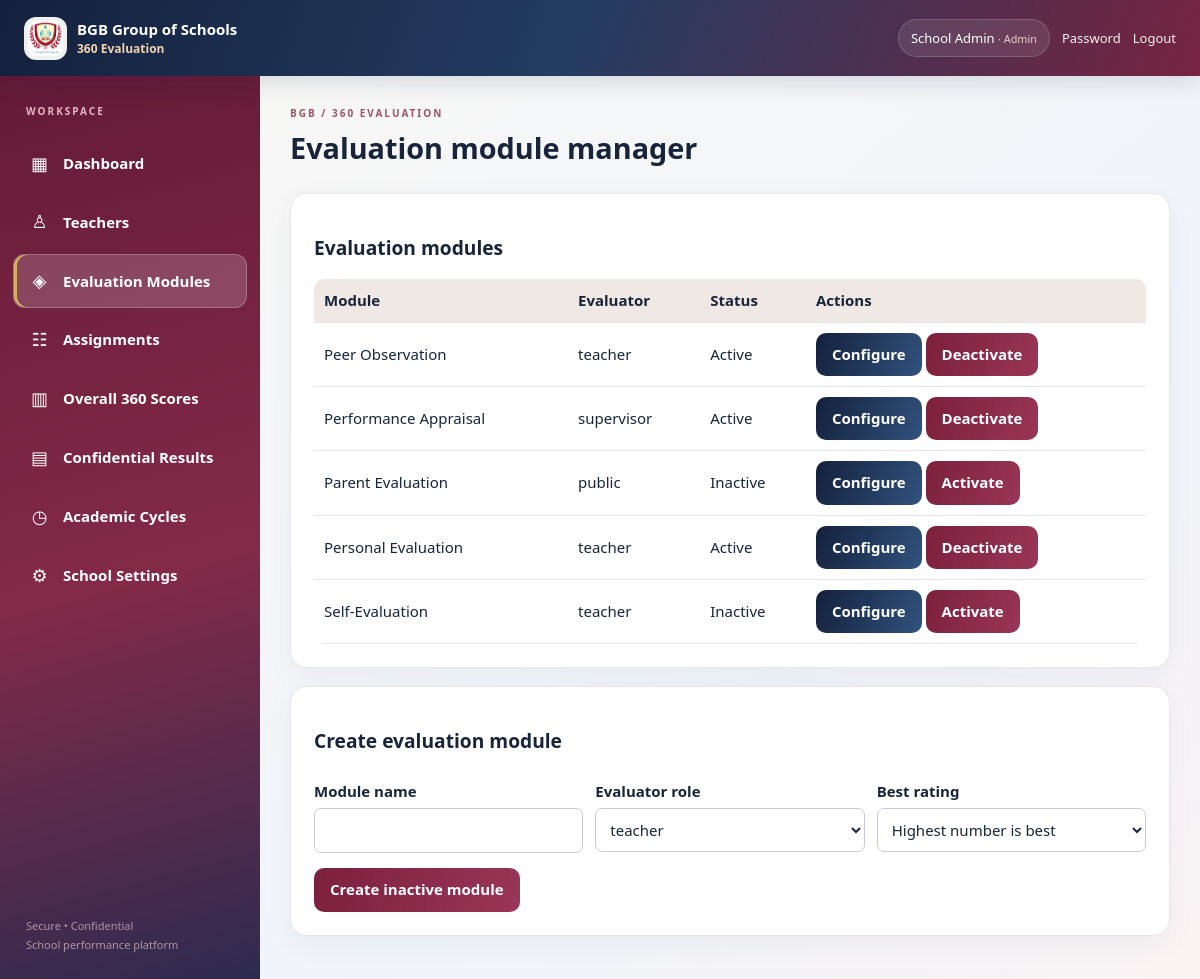
/admin/modules.php (signed in), run on the app's committed database.
### tables this page shows
CREATE TABLE `modules` (
  `id` int NOT NULL,
  `name` varchar(150) NOT NULL,
  `slug` varchar(150) NOT NULL,
  `description` text,
  `evaluator_role` enum('teacher','supervisor','management','admin','public') NOT NULL DEFAULT 'teacher',
  `rating_direction` enum('high','low') NOT NULL DEFAULT 'high',
  `is_active` tinyint DEFAULT '0',
  `created_at` timestamp NULL DEFAULT CURRENT_TIMESTAMP
);

### admin/modules.php (the view, shortened to what this page needs)
<?php require __DIR__.'/../includes/core.php';require_login(['admin']);$error='';if($_SERVER['REQUEST_METHOD']==='POST'){verify_csrf();try{$action=$_POST['action']??'';
 if($action==='new'){$name=trim($_POST['name']);$slug=strtolower(trim(preg_replace('/[^a-z0-9]+/','-',strtolower($name)),'-'));if(!$name||!$slug)throw new Exception('Enter a module name.');sql('INSERT INTO modules(name,slug,evaluator_role,rating_direction,is_active) VALUES (?,?,?,?,0)',[$name,$slug,$_POST['evaluator_role'],$_POST['rating_direction']]);$id=db()->lastInsertId();$labels=($_POST['rating_direction']==='low')?['Outstanding','Good','Satisfactory','Unsatisfactory']:['Poor','Unsatisfactory','Satisfactory','Very Satisfactory','Outstanding'];foreach($labels as $i=>$label)sql('INSERT INTO rating_options(module_id,rating,label) VALUES (?,?,?)',[$id,$i+1,$label]);}elseif($action==='toggle'){sql('UPDATE modules SET is_active=1-is_active WHERE id=?',[(int)$_POST['id']]);}elseif($action==='section'){sql('INSERT INTO template_sections(module_id,title,weight,sort_order) VALUES (?,?,?,?)',[(int)$_POST['module_id'],trim($_POST['title']),(float)$_POST['weight'],(int)$_POST['sort_order']]);}elseif($action==='criterion'){sql('INSERT INTO criteria(section_id,title,sort_order) VALUES (?,?,?)',[(int)$_POST['section_id'],trim($_POST['title']),(int)$_POST['sort_order']]);}elseif($action==='description'){sql('INSERT INTO rating_descriptions(criterion_id,rating,description) VALUES (?,?,?) ON DUPLICATE KEY UPDATE description=VALUES(description)',[(int)$_POST['criterion_id'],(int)$_POST['rating'],trim($_POST['description'])]);}audit('module_configuration',$action);flash('Module configuration saved.');go('admin/modules.php'.(isset($_POST['module_id'])?'?id='.(int)$_POST['module_id']:''));}catch(Throwable $e){$error=$e->getMessage();}}$modules=all('SELECT * FROM modules ORDER BY id');$id=(int)($_GET['id']??0);$module=$id?one('SELECT * FROM modules WHERE id=?',[$id]):null;$sections=$module?all('SELECT * FROM template_sections WHERE module_id=? ORDER BY sort_order,id',[$id]):[];$opts=$module?all('SELECT * FROM rating_options WHERE module_id=? ORDER BY rating',[$id]):[];ob_start();if($error)echo '<div class="alert error">'.h($error).'</div>';?><div class="card"><h2>Evaluation modules</h2><div class="tablewrap"><table><tr><th>Module</th><th>Evaluator</th><th>Status</th><th>Actions</th></tr><?php foreach($modules as $m){echo '<tr><td>'.h($m['name']).'</td><td>'.h($m['evaluator_role']).'</td><td>'.($m['is_active']?'Active':'Inactive').'</td><td><a class="btn alt" href="?id='.$m['id'].'">Configure</a> <form method="post" style="display:inline">'.token().'<input type="hidden" name="action" value="toggle"><input type="hidden" name="id" value="'.$m['id'].'"><button>'.($m['is_active']?'Deactivate':'Activate').'</button></form></td></tr>';}?></table></div></div><div class="card"><h2>Create evaluation module</h2><form method="post"><?=token()?><input type="hidden" name="action" value="new"><div class="formgrid"><div><label>Module name</label><input name="name" required></div><div><label>Evaluator role</label><select name="evaluator_role"><option>teacher</option><option>supervisor</option><option>management</option><option>admin</option><option>public</option></select></div><div><label>Best rating</label><select name="rating_direction"><option value="high">Highest number is best</option><option value="low">Lowest number is best</option></select></div></div><p><button>Create inactive module</button></p></form></div><?php if($module){?><div class="card"><h2>Configure: <?=h($module['name'])?></h2><p class="muted">Published forms should not be edited after submissions; create a new module for a new version. The app blocks destructive deletion by design.</p><?php if($module['slug']==='personal-evaluation'){?><form method="post" onsubmit="return confirm('Load the 30 Personal Evaluation indicators into this module? Existing indicators will be preserved.')"><?=token()?><input type="hidden" name="action" value="load_personal_template"><input type="hidden" name="module_id" value="<?=$id?>"><p><button type="submit">Load 30 Self-Evaluation Criteria from SQL</button></p></form><?php }?><h3>Add section</h3><form method="post"><?=token()?><input type="hidden" name="action" value="section"><input type="hidden" name="module_id" value="<?=$id?>"><div class="formgrid"><div><label>Section title</label><input name="title" required></div><div><label>Weight % (0 for unweighted)</label><input type="number" name="weight" step="0.01" value="0"></div><div><label>Order</label><input type="number" name="sort_order" value="0"></div></div><p><button>Add section</button></p></form><?php foreach($sections as $s){echo '<hr><h3>'.h($s['title']).' — '.h($s['weight']).'%</h3>'; $crit=all('SELECT * FROM criteria WHERE section_id=? ORDER BY sort_order,id',[$s['id']]);foreach($crit as $c){echo '<details><summary>'.h($c['title']).'</summary>';foreach($opts as $o){$d=one('SELECT description FROM rating_descriptions WHERE criterion_id=? AND rating=?',[$c['id'],$o['rating']]);echo '<form method="post">'.token().'<input type="hidden" name="action" value="description"><input type="hidden" name="module_id" value="'.$id.'"><input type="hidden" name="criterion_id" value="'.$c['id'].'"><input type="hidden" name="rating" value="'.$o['rating'].'"><label>'.h($o['rating'].' — '.$o['label']).'</label><textarea name="description" rows="2">'.h($d['description']??'').'</textarea><button>Save description</button></form>';}echo '</details>';}echo '<form method="post">'.token().'<input type="hidden" name="action" value="criterion"><input type="hidden" name="module_id" value="'.$id.'"><input type="hidden" name="section_id" value="'.$s['id'].'"><label>Add indicator</label><input name="title" required placeholder="Criterion / measurement variable"><label>Order</label><input type="number" name="sort_order" value="'.(count($crit)+1).'"><p><button>Add indicator</button></p></form>';}?></div><?php }layout('Evaluation module manager',ob_get_clean());

### includes/core.php (shortened to what this page needs)
<?php
function db(): PDO { static $db; if (!$db) { $db=new PDO('mysql:host='.DB_HOST.';dbname='.DB_NAME.';charset=utf8mb4',DB_USER,DB_PASS,[PDO::ATTR_ERRMODE=>PDO::ERRMODE_EXCEPTION,PDO::ATTR_DEFAULT_FETCH_MODE=>PDO::FETCH_ASSOC,PDO::ATTR_EMULATE_PREPARES=>false]); } return $db; }
function sql($q,$params=[]):PDOStatement { $s=db()->prepare($q);$s->execute($params);return $s; }
function all($q,$params=[]):array{return sql($q,$params)->fetchAll();}
function h($s):string{return htmlspecialchars((string)($s??''),ENT_QUOTES|ENT_SUBSTITUTE,'UTF-8');}
function base():string {if(APP_BASE!=='')return rtrim(APP_BASE,'/');$path=str_replace('\\','/',dirname($_SERVER['SCRIPT_NAME']??'/evaluation/index.php'));foreach(['/admin','/teacher','/supervisor','/management'] as $sub){if(str_ends_with($path,$sub))$path=substr($path,0,-strlen($sub));}return rtrim($path,'/');}
function url($p=''):string{return base().'/'.ltrim($p,'/');}
function me():?array{return $_SESSION['user']??null;}
function school_settings():array {static $data=null;if($data===null){$data=['school_name'=>'BGB Group of Schools','school_motto'=>'','school_address'=>'','school_phone'=>'','school_email'=>'','school_website'=>'','school_head'=>'','school_logo'=>'','report_footer'=>'Confidential — For authorized school management only.'];try {foreach(all('SELECT `key`,`value` FROM settings') as $r)$data[$r['key']]=$r['value'];}catch(Throwable $e){error_log('Settings unavailable: '.$e->getMessage());}}return $data;}
function school_logo_url():string {$s=school_settings();$logo=$s['school_logo']??'';return preg_match('~^assets/uploads/school-logo-[a-f0-9]{24}\\.(png|jpg|webp)$~',$logo)?url($logo):'';}
function layout($title,$body):void {
 $u=me();$role=$u['role']??'';$school=school_settings();
 $nav=$role==='admin'?['admin/dashboard.php'=>['Dashboard','▦'],'admin/teachers.php'=>['Teachers','♙'],'admin/modules.php'=>['Evaluation Modules','◈'],'admin/assignments.php'=>['Assignments','☷'],'management/consolidated.php'=>['Overall 360 Scores','▥'],'management/reports.php'=>['Confidential Results','▤'],'admin/cycles.php'=>['Academic Cycles','◷'],'admin/settings.php'=>['School Settings','⚙']]:($role==='management'?['management/reports.php'=>['Management Reports','▤'],'management/consolidated.php'=>['Overall 360 Scores','▥']]:($role==='supervisor'?['supervisor/dashboard.php'=>['My Appraisals','▤']]:['teacher/dashboard.php'=>['My Evaluations','▤']]));
 $current=ltrim(parse_url($_SERVER['REQUEST_URI']??'',PHP_URL_PATH)??'','/');$logo=school_logo_url();
 echo '<!doctype html><html lang="en"><head><meta charset="utf-8"><meta name="viewport" content="width=device-width,initial-scale=1"><meta name="theme-color" content="#14213d"><title>'.h($title).' — '.h($school['school_name']).'</title><link rel="stylesheet" href="'.url('assets/css/style.css?v=6').'"></head><body><header class="top"><button type="button" class="menu-toggle" id="menuToggle" aria-label="Toggle navigation" aria-expanded="false">☰</button><a class="brand" href="'.url('index.php').'">'.($logo?'<img class="brand-logo" src="'.h($logo).'" alt="School logo">':'<span class="brand-mark">360</span>').'<span class="brand-copy"><strong>'.h($school['school_name']).'</strong><small>360 Evaluation</small></span></a><div class="top-actions">'.($u?'<span class="user-pill">'.h($u['name']).' <small>· '.h(ucfirst($role)).'</small></span><a class="top-link" href="'.url('password.php').'">Password</a><a class="top-link" href="'.url('logout.php').'">Logout</a>':'').'</div></header><div class="shell">';
 if($u){echo '<nav class="side" id="sidebar"><div class="side-caption">WORKSPACE</div>';foreach($nav as $link=>$item){$active=str_ends_with($current,$link)?' active':'';echo '<a class="nav-link'.$active.'" href="'.url($link).'"><span class="nav-icon" aria-hidden="true">'.h($item[1]).'</span><span>'.h($item[0]).'</span></a>';}echo '<div class="side-footer">Secure • Confidential<br>School performance platform</div></nav><div class="nav-backdrop" id="navBackdrop"></div>';}
 echo '<main><div class="page-heading"><div class="eyebrow">BGB / 360 EVALUATION</div><h1>'.h($title).'</h1></div>';
 echo $body.'</main></div><script src="'.url('assets/js/app.js?v=2').'" defer></script></body></html>';
}

### data on the page
modules: name "Peer Observation", evaluator_role "teacher", is_active "Active"
modules: name "Performance Appraisal", evaluator_role "supervisor", is_active "Active"
modules: name "Parent Evaluation", evaluator_role "public", is_active "Inactive"
modules: name "Personal Evaluation", evaluator_role "teacher", is_active "Active"
modules: name "Self-Evaluation", evaluator_role "teacher", is_active "Inactive"

### other printed values
$school['school_name'] "BGB Group of Schools"
$u['name'] "School Admin"
$role "Admin"
$item[1] "▦"
$item[0] "Dashboard"
$item[1] "♙"
$item[0] "Teachers"
$item[1] "◈"
$item[0] "Evaluation Modules"
$item[1] "☷"
$item[0] "Assignments"
$item[1] "▥"
$item[0] "Overall 360 Scores"
$item[1] "▤"
$item[0] "Confidential Results"
